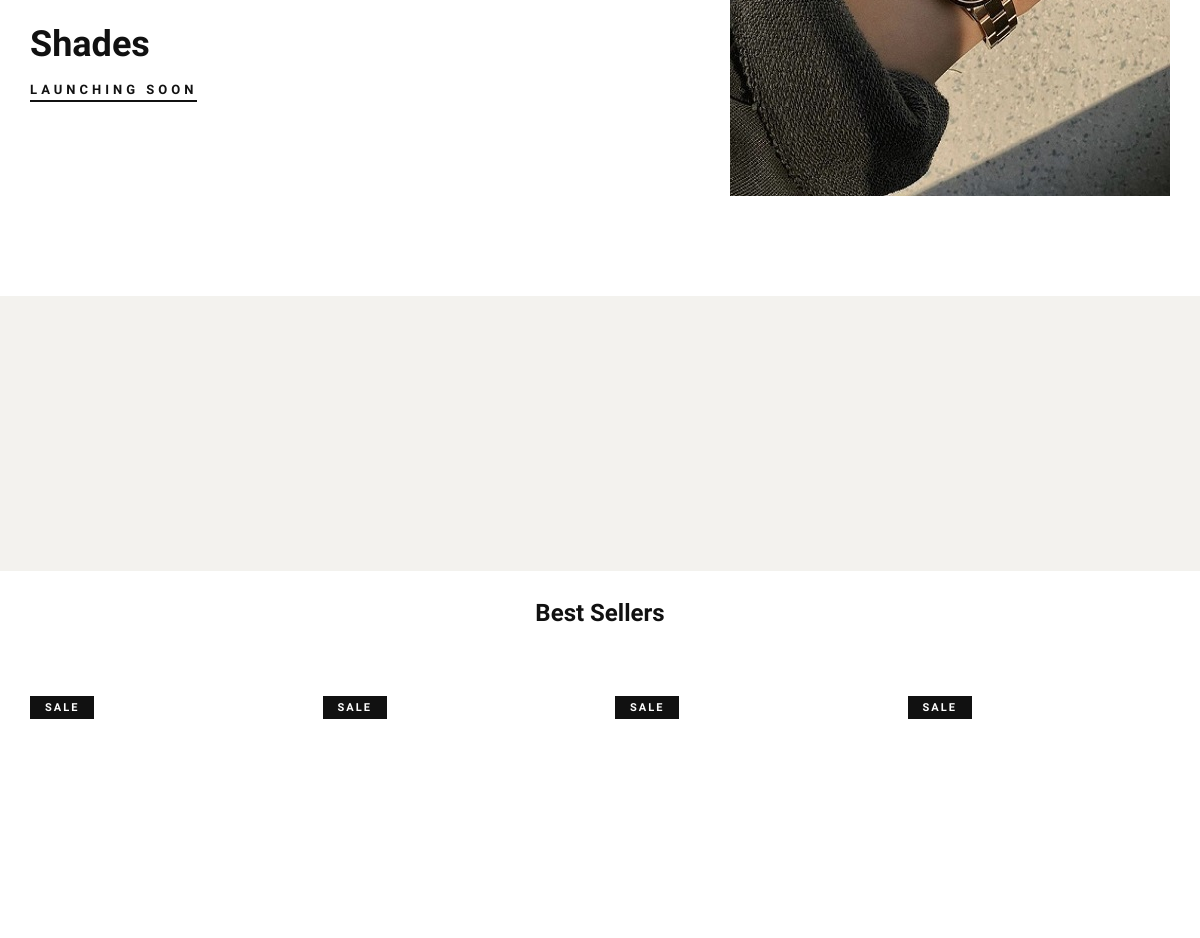
/ (middle part), run on an earlier commit of the app's database.
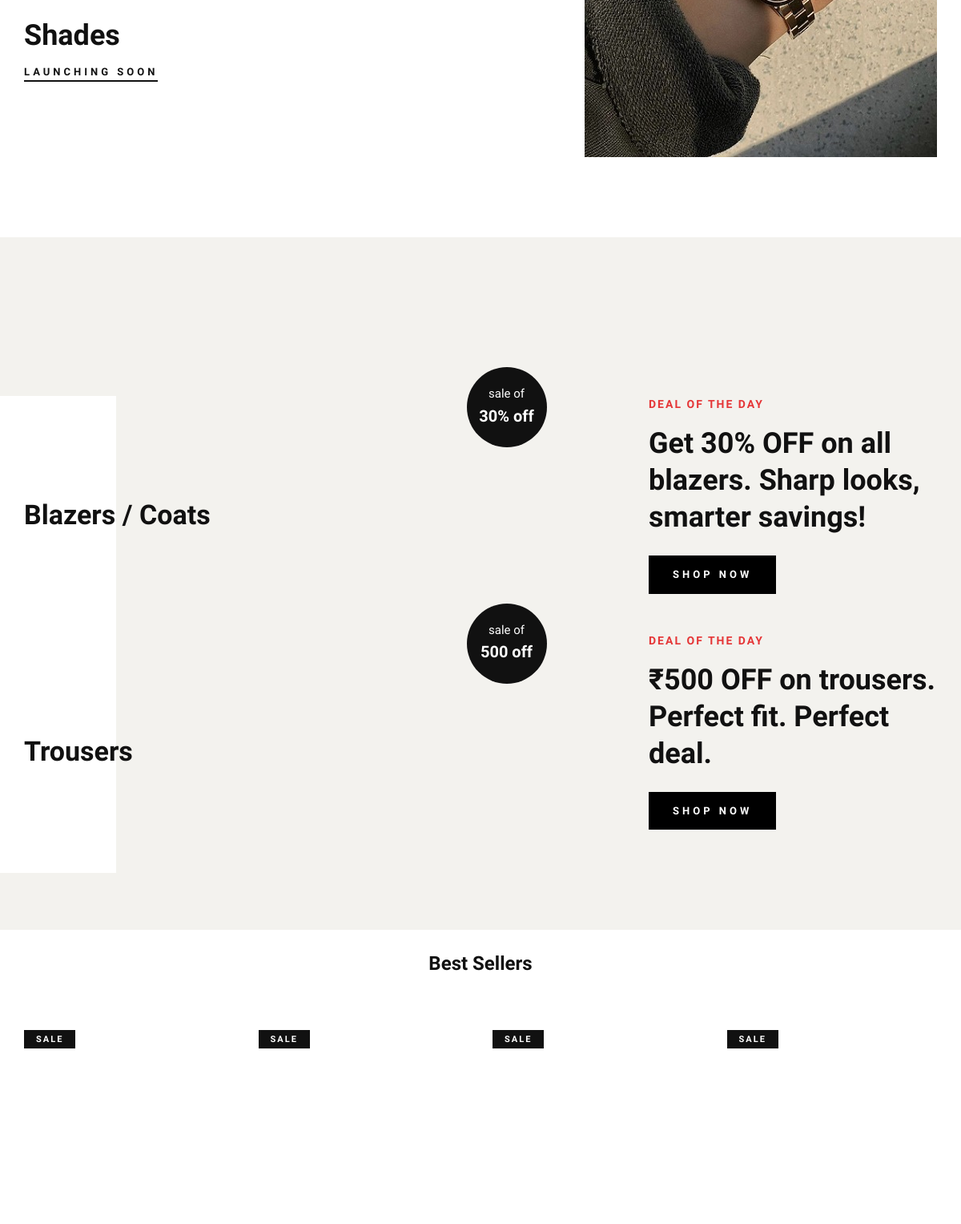
And on a later commit of the database.
### products/models.py (models this page shows, shortened)
class Product(models.Model):
    category = models.ForeignKey(Categories, on_delete=models.CASCADE)
    name = models.CharField(max_length=150,unique=True)
    slug = models.SlugField(unique=True,blank=True)
    description = models.TextField()
    price = models.DecimalField(max_digits=10, decimal_places=2)
    created_at = models.DateTimeField(auto_now_add=True)

class Offer(models.Model):
    name = models.CharField(max_length=100)
    description = models.TextField(blank=True, null=True)
    image = models.ImageField(upload_to='offer_images',blank=False, null=False)
    discount_type = models.CharField(
        max_length=10,
        choices=[("flat","Flat"),("percent","Percentage")],
        default="flat"
    )
    discount_value = models.DecimalField(max_digits=10, decimal_places=2)
    min_order_value = models.DecimalField(max_digits=10, decimal_places=2, default=0)
    category = models.ForeignKey(Categories, on_delete=models.CASCADE, null=False, blank=False)
    active = models.BooleanField(default=True)

class Categories(models.Model):
    name = models.CharField( max_length=50,unique=True)
    slug = models.SlugField(unique=True,blank=True)
    image = models.ImageField(upload_to='category_images/')

### products/views.py (the view)
# urls.py: path('',views.index,name='index'),
def index(request):
    banners = Banner.objects.filter(is_active=True)
    offers = Offer.objects.filter(active=True)
    all_products = list(Product.objects.all())
    best_sellers = random.sample(all_products, min(len(all_products), 4))
    context = {
        'banners' : banners,
        'offers' : offers,
        'best_sellers': best_sellers,
    }
    return render(request,'index.html',context)

### accounts/context_processors.py (called while the page is built, shortened)
def cart_context(request):
    cart_count = 0
    cart_total = 0
    return {
        'cart_count' : cart_count,
        'cart_total' : cart_total
    }

### products/templatetags/nav_tags.py (called while the page is built)
@register.simple_tag(takes_context=True)
def active_class(context, url_name):
    from django.urls import resolve
    try:
        return "active" if resolve(context['request'].path_info).url_name == url_name else ""
    except:
        return ""

### templates/index.html (shortened to what this page needs)
{% extends "base.html" %}
    {% load static %}
    {% block content %}
    <section class="banner spad">
        <div class="container">
            <div class="row">
                <div class="col-lg-5">
                    <div class="banner__item banner__item--middle">
                        <div class="banner__item__text">
                            <h2>Shades</h2>
                            <a>Launching soon</a>
                        </div>
                    </div>
                </div>
                <div class="col-lg-7">
                    <div class="banner__item banner__item--last">
                        <div class="banner__item__pic">
                            <img src="{% static 'img/banner/banner-3.jpg' %}" alt="">
                        </div>
                    </div>
                </div>
            </div>
        </div>
    </section>
    <section class="categories spad">
        <div class="container">
            {% for item in offers%}
            <div class="row mt-5">
                <div class="col-lg-3">
                    <div class="categories__text">
                        <h2> <br /> <span>{{item.category.name}}</span> <br /> </h2>
                    </div>
                </div>
                <div class="col-lg-4">
                    <div class="categories__hot__deal">
                        <div class="hot__deal__sticker">
                            <span>sale of</span>
                            <h5>{{item.name}}</h5>
                        </div>
                    </div>
                </div>
                <div class="col-lg-4 offset-lg-1">
                    <div class="categories__deal__countdown">
                        <span>Deal Of The Day</span>
                        <h2>{{item.description}}</h2>
                        <a href="#" class="primary-btn">Shop now</a>
                    </div>
                </div>
            </div>
            {% endfor %}
        </div>
    </section>
    <br>
    <section class="product spad">
        <div class="container">
            <div class="row">
                <div class="col-lg-12">
                    <ul class="filter__controls">
                        <li class="active" data-filter="*">Best Sellers</li>
                    </ul>
                </div>
            </div>
            <div class="row product__filter">
                {% for product in best_sellers %}
                {% with inventory=product.inventories.first %}
                <div class="col-lg-3 col-md-6 col-sm-6 col-md-6 col-sm-6 mix ">
                    <div class="product__item sale">
                        <div class="product__item__pic set-bg" data-setbg="{{inventory.image.url}}">
                            <span class="label">Sale</span>
                        </div>
                    </div>
                </div>
                {% endwith %}
                {% endfor %}
            </div>
        </div>
    </section>
{% endblock content %}

What changed in the data, as far as the page shows it:
added Offer: category.name "Blazers / Coats", name "30% off", description "Get 30% OFF on all blazers. Sharp looks, smarter savings!"
added Offer: category.name "Trousers", name "500 off", description "₹500 OFF on trousers. Perfect fit. Perfect deal."
